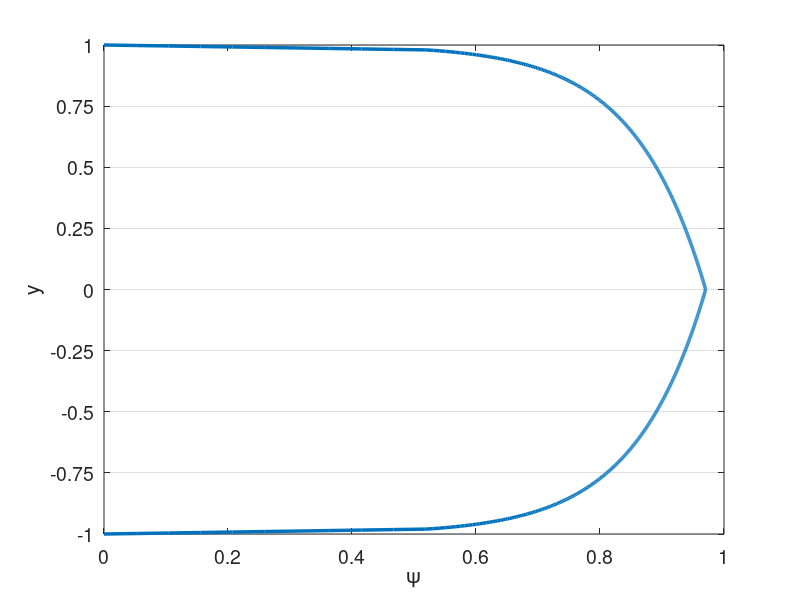

MATLAB code for this plot: (Note: this script raises an error after producing the figure.)
% clc
clear all
close all


set(0,'DefaultAxesFontSize',14)
set(0,'defaultLineLineWidth',2.5)
% set(0,'DefaultFigureWindowStyle','docked')


linestyles = {'k-','b-','r-','g-','c-','m-','k--','b--','r--','g--','c--','m--','k-.','b-.','r-.','g-.','c-.','m-.','k:','b:','r:','g:','c:','m:'};
pointstyles = {'ko','bo','ro','go','co','mo','k^','b^','r^','g^','c^','m^','ks','bs','rs','gs','cs','ms','k*','b*','r*','g*','c*','m*','k+','b+','r+','g+','c+','m+'};
%%

%%%%%%%%%%%%%%%%%%%%%%%%%%%%%%%%%%%%%%%%%%%%%%%%%%%%%%%%%%%%%%%%%%
% Navier-Stokes Solver Demo (2D Channel)
%%%%%%%%%%%%%%%%%%%%%%%%%%%%%%%%%%%%%%%%%%%%%%%%%%%%%%%%%%%%%%%%%%

format compact;
format short; 
mu = 1/100000; %1/395; 1/6874;
rho = 1;
Re = rho/mu; 
dpdx = 1;
k_bc_val = 0;
omg_bc_val = 0;

N=6; % polynomial order  
Ex=1; % Number of elements in x
Ey=8; % Number of elements in y
Tfinal=300; 
CFL=0.01;
en_on = 1;
N_en_y = 1; 
N_over = 8*N;
delay_en = 0;
en_start_time = 100;
head = 'les_';

rans_on = 1;
exp_mesh = 1;

dir_name = [head,'re',num2str(ceil(Re)),'_p',num2str(N),'_e',num2str(Ey)];
soln_dir = dir_name;
plot_soln = 1;
save_soln = 0;
plot_int = 5000;
save_soln_int = 5000;
restart = 0;
rst_step = 300000;

%% Enrichment information
en_mag = 3;
psi = {@(x,y) en_mag*(0.5*(1 - y.^2) + 0.*x), @(x,y) 0.*y + 0.*x};
gpsi = {@(x,y) 0.*y + 0.*x, @(x,y) en_mag*(-1.*y + 0.*x), ...
        @(x,y) 0.*y + 0.*x, @(x,y) 0.*y + 0.*x};
hpsi = {@(x,y) 0.*y + 0.*x, @(x,y) en_mag*(-1 - 0.*y + 0.*x), ...
        @(x,y) 0.*y + 0.*x, @(x,y) 0.*y + 0.*x};
    
% psi = {@(x,y) (0.5*(1 - y.^4) + 0.*x), @(x,y) 0.*y + 0.*x};
% gpsi = {@(x,y) 0.*y + 0.*x, @(x,y) (-2.*y.^3 + 0.*x), ...
%         @(x,y) 0.*y + 0.*x, @(x,y) 0.*y + 0.*x};
% hpsi = {@(x,y) 0.*y + 0.*x, @(x,y) (-6.*y.^2 + 0.*x), ...
%         @(x,y) 0.*y + 0.*x, @(x,y) 0.*y + 0.*x};
%    

    
% Law of the wall
u_tau = sqrt(0.316./(Re.^0.25)/8);
Re_t = u_tau/mu; %Re;
Re_t = 550;
% u_tau = 1;
nu = 1/Re_t;
kap = 0.41;
beta = 5.2;
dypdy = u_tau/nu;
ypb = 11.062299784340414;
yp = @(y) (1-abs(y))*Re_t;
u_tau = u_tau;
lotw = @(yp) ((yp <= ypb).*yp + (yp > ypb).*(1./kap.*log(yp+eps)+beta));
psi = {@(x,y) u_tau*((yp(y) <= ypb).*yp(y) + (yp(y) > ypb).*(1./kap.*log(yp(y)+eps)+beta) + 0.*x), @(x,y) 0.*y + 0.*x};
gpsi = {@(x,y) 0.*y + 0.*x,  @(x,y) -1*sign(y).*u_tau.*(((yp(y) <= ypb).*1 + (yp(y) > ypb).*1./(kap*(yp(y)+eps)))*dypdy + 0.*x),...
        @(x,y) 0.*y + 0.*x, @(x,y) 0.*y + 0.*x};
hpsi = {@(x,y) 0.*y + 0.*x,  @(x,y) u_tau*(((yp(y) <= ypb).*0 + (yp(y) > ypb).*-1./(kap*(yp(y)+eps).^2))*dypdy*dypdy + 0.*x),...
        @(x,y) 0.*y + 0.*x, @(x,y) 0.*y + 0.*x};
    

% 1/7th
% mag = 1;
% yd = @(y) 1-abs(y)+eps;
% psi = {@(x,y) mag*((yd(y)).^(1/7).*(yd(y)>eps*10)+ 0.*x), @(x,y) 0.*y + 0.*x};
% gpsi = {@(x,y) 0.*y + 0.*x,  @(x,y) mag*(-1*sign(y).*1./7.*(yd(y)).^(-6/7).*(yd(y)>eps*10) + 0.*x),...
%         @(x,y) 0.*y + 0.*x, @(x,y) 0.*y + 0.*x};
% hpsi = {@(x,y) 0.*y + 0.*x,  @(x,y) mag*(-6/49*(yd(y)).^(-13/7).*(yd(y)>eps*10) + 0.*x),...
%         @(x,y) 0.*y + 0.*x, @(x,y) 0.*y + 0.*x};

%% Initial Conditions
% Turbulent pipe
u_cfl = 3/2;
pert = 0.0;
u_ic = @(x,y) 3/2*(1-y.^2);
v_ic = @(x,y) 0.0*y;

darcy = 0.316./(Re.^0.25);
u_tau = sqrt(darcy/8);
Yp = @(Y) max((1-abs(Y))*u_tau*Re,1e-3)+eps;
sigma = 0.6;
fact = @(Yp) exp((-(log10(Yp)-1).^2)./(2*sigma.^2));
k_ic = @(x,y) 0.0*x + 4.5*u_tau*u_tau*fact(Yp(y));

eps_s = 3;
omg_ic = @(x,y) 0.0*x + 0.5*Re*u_tau*u_tau*fact(Yp(y));


% Turbulent channel
Re_tau = 550;
u_tau = Re_tau*mu/rho;
Yp = @(Y) max((1-abs(Y))*Re_tau,1e-3)+eps;
C=5.17;
kap=0.41;
riech = @(Yp) mu*Re_tau*(1/kap.*log(1+kap.*Yp)+(C-1./kap.*log(kap)).*(1-exp(-Yp/11)-Yp/11.*exp(-Yp/3)));
u_ic = @(x,y) riech(Yp(y));
v_ic = @(x,y) 0*y;

sigma = 0.6;
fact = @(Yp) exp((-(log10(Yp)-1).^2)./(2*sigma.^2));
k_ic = @(x,y) 0.0*x + 4.5*u_tau*u_tau*fact(Yp(y));

eps_s = 3;
omg_ic = @(x,y) 0.0*x + 0.5*Re*u_tau*u_tau*fact(Yp(y));

    

%% Plot psi
figure(5)
ys_plot = linspace(-1,1,1000);
plot(psi{1}(0,ys_plot),ys_plot)
xlabel('\psi')
ylabel('y')
set(gca, 'YGrid', 'on', 'XGrid', 'off')
yticks(linspace(-1,1,Ey+1));

%% Begin Solve
E=Ex*Ey; % Total number of elements
N1=N+1;
disp("Generating Matrices")
Q=makeq(Ex,Ey,N); % Global continuity
R=maker(Q,Ex,N); % Restriction matrix, applies Dirichlet conditions
[X,Y]=make_geom_channel(Ex,Ey,N);      % Geometry in local form
if exp_mesh
    [X,Y]=make_geom_channel_exp(Ex,Ey,N);      % Geometry in local form
end
en_b_nodes = get_en_bound_nodes(Ex,Ey,N,N_en_y);
dom_vol = (max(max(max(X)))-min(min(min(X))))*(max(max(max(Y)))-min(min(min(Y))));

Ys = zeros(Ey*length(Y(1,:,1)),1);
for i = 1:Ey
    Ys((i-1)*(N+1)+1:(i)*(N+1)) = Y(1,:,(i-1)*Ex+1);
end

psi_p = psi{1}(0,Ys(N_en_y*(N+1)));
dypsi_p1 = gpsi{2}(0,Ys(N_en_y*(N+1)));
dypsi_p2 = gpsi{2}(0,Ys(end-N_en_y*(N+1)));
        
[G,J,ML,RX]=make_coef(X,Y);
[Ah,Bh,Ch,Dh,z,w]=semhat(N);
[Gs, Gs_x, Gs_y] =  face_mats(X,Y,E,N);
Gs_c = R*Q'*apply_en_cont(Gs,en_b_nodes,psi_p);
Gsb = R*Q'*Gs*Q*R';


[n,nb]=size(R); 
nL=N1*N1*E;

Ab=spalloc(nL,nL,nL*N);    %  Generate Abar
for j=1:nL
    x=zeros(nL,1); 
    x(j)=1; 
    Ab(:,j)=abar_c(x,Dh,G,Q);  % assembled Neumann Operator
end
Ab_save = Ab;
A_c=R*Q'*apply_en_cont(Ab,en_b_nodes,psi_p);
S_check=full(Ab);
Ab = Q'*Ab*Q;
A=R*Ab*R'; % Full stiffness matrix
Bb=reshape(ML,nL,1); % Form Mass matrix
Bb=diag(Bb); 
Bb=sparse(Bb); 
Ma=R*Q'*Bb*Q*R'; % Assembling mass matrix  % Full mass matrix
M_c = R*Q'*apply_en_cont(Bb,en_b_nodes,psi_p);


%% Form matrices for rans

[L_x,L_y,J_x,J_y] = dir_jac(E,X,Y);
w2d = w*w';
w1d = reshape(w2d,[N1*N1,1])';
[dphi_dxi, dphi_deta, dphi_dx, dphi_dy, dpdx_dpdx, dpdy_dpdy, dpdx_dpdy, ...
        dpdx_dpdx_flat, dpdy_dpdy_flat, dpdx_dpdy_flat] ...
    = get_phi_grads(N1,Dh,E,J_x,J_y);
dphi_dx_flat = reshape(dphi_dx,N1*N1,N1*N1,E);
dphi_dy_flat = reshape(dphi_dy,N1*N1,N1*N1,E);

w2d_e = zeros(N+1,N+1,E);
for ie = 1:E
    w2d_e(:,:,ie) = w2d*L_x(ie)/2*L_y(ie)/2;
end

A_x = form_Ax(N1,E,w2d,J_x,J,dpdx_dpdx,ones(size(J)));
A_y = form_Ay(N1,E,w2d,J_y,J,dpdy_dpdy,ones(size(J)));
A_xy = form_Axy(N1,E,w2d,J_x,J_y,J,dpdx_dpdy,ones(size(J)));


SS = zeros(N1,N1,E,2,2);
OS = zeros(N1,N1,E,2,2);
dudx = zeros(N1,N1,E);
dudy = zeros(N1,N1,E);
dvdx = zeros(N1,N1,E);
dvdy = zeros(N1,N1,E);
dkdx = zeros(N1,N1,E);
dkdy = zeros(N1,N1,E);
domgdx = zeros(N1,N1,E);
domgdy = zeros(N1,N1,E);

%%
M_check=full(Bb);

Ma_uv_check = zeros(2*nL);
Ma_uv_check(1:nL,1:nL) = M_check;
Ma_uv_check(nL+1:2*nL,nL+1:2*nL) = M_check;
A_uv_check = zeros(2*nL);
A_uv_check(1:nL,1:nL) = S_check;
A_uv_check(nL+1:2*nL,nL+1:2*nL) = S_check;

M_q = full(Ma);
S_q = full(A);


%%
% Assemble overall system matrices
nn = length(Ma); % number of nodes in the domain
Ma_uv = zeros(2*nn);
Ma_uv(1:nn,1:nn) = Ma;
Ma_uv(nn+1:2*nn,nn+1:2*nn) = Ma;
Ma_uv = sparse(Ma_uv);
A_uv = zeros(2*nn);
A_uv(1:nn,1:nn) = A;
A_uv(nn+1:2*nn,nn+1:2*nn) = A;
A_uv = sparse(A_uv);
ML_uv = zeros(2*(N+1),2*(N+1),E);
ML_uv(1:N+1,1:N+1,1:E) = ML;
ML_uv(N+2:2*(N+1),N+2:2*(N+1),1:E) = ML;
G_uv = zeros(2*nn);
G_uv(1:nn,1:nn) = Gsb;
G_uv(nn+1:2*nn,nn+1:2*nn) = Gsb;
G_uv = sparse(G_uv);



%% Assemble enrichment matrices
psi_xy = zeros(N+1,N+1,E);
N1_over = N_over + 1;
[z_over,w_over] = zwgll(N_over);
w2d_over = w_over*w_over';
w1d_over = reshape(w2d_over,[N1_over*N1_over,1])';
[dphi_dxi_over, dphi_deta_over, dphi_dx_over, dphi_dy_over, dpdx_dpdx_over, dpdy_dpdy_over, dpdx_dpdy_over, ...
        dpdx_dpdx_flat_over, dpdy_dpdy_flat_over, dpdx_dpdy_flat_over,phi_2d_flat] ...
    = get_phi_grads2(N1,E,J_x,J_y,N_over);
dphi_dx_flat_over = reshape(dphi_dx_over,N1_over*N1_over,N1*N1,E);
dphi_dy_flat_over = reshape(dphi_dy_over,N1_over*N1_over,N1*N1,E);
if en_on
    [psi_xy,psi_xy_act,gpsi_xy_act,Sp_all,Sp_all_Q,Jac_e_flat,gpsi_e_flat,Mp_uv,Sp_uv,Mp_all_c,Sp_all_c,Mp_full,Sp_full] = ...
        assemble_enrichment(X,Y,Ex,Ey,E,N,N1,nn,nL,J,Q,R,N_en_y,psi,gpsi,hpsi,en_b_nodes,psi_p,N_over);
end

%%

dxmin=pi*(z(N1)-z(N))/(2*Ex); % Get min dx for CFL constraint
dt=CFL*dxmin/u_cfl; 

% dt = 1e-3;
nstep=ceil(Tfinal/dt); 
dt=Tfinal/nstep; 
% Print information
nstep
dt
yp1 = (1+Y(1,2))*Re

disp("Computing inverse")
Ai=pinv(full(Ab)); 

disp("Setting Initial Conditions")
% Initial conditions
for e = 1:E
    for i = 1:N+1
        for j = 1:N+1
%             u(i,j,e) = f_ic(X(i,j,e),Y(i,j,e))+pert*rand()*u_ic;
%             v(i,j,e) = v(i,j,e)+pert*rand()*u_ic;
            u(i,j,e) = u_ic(X(i,j,e),Y(i,j,e));
            v(i,j,e) = v_ic(X(i,j,e),Y(i,j,e));
            k(i,j,e) = k_ic(X(i,j,e),Y(i,j,e));
            omg(i,j,e) = omg_ic(X(i,j,e),Y(i,j,e));
        end
    end
end
if en_on
    [u, v] = project_to_enrich(X,Y,E,Ex,Ey,N,N_en_y,u,v,psi);
end

% u = apply_en_cont_soln(u,en_b_nodes,psi_p);
u1_0=u; u2_0=u; u3_0=u; fx3_0=u; fx2_0=u; fx1_0=u; u_0 = u;
v1_0=v; v2_0=v; v3_0=v; fy3_0=v; fy2_0=v; fy1_0=v; v_0 = v;
u1=u; u2=u; u3=u; fx3=u; fx2=u; fx1=u;
v1=v; v2=v; v3=v; fy3=v; fy2=v; fy1=v;
k1=k; k2=k; k3=k; fk3=k; fk2=k; fk1=k;
omg1=omg; omg2=omg; omg3=omg; fomg3=omg; fomg2=omg; fomg1=omg;

F = dpdx*ones(size(ML));
% Fb=reshape(ML.*F,nL,1); %% Output
% 
% Fb=Bb\(Q'*Fb);  

uv = [u;v];

%%
uv_ic_check = uv;

%% Setup BC if nonzero
% u_bc = ones(size(u)).*((Y==1)+(Y==-1));
% u_bc = reshape(ML.*u_bc,nL,1);
% u_bc = Bb\(Q'*u_bc);

k_bc = k_bc_val.*ones(size(k));
k_bc = reshape(ML.*k_bc,nL,1);
k_bc = (Q'*Bb*Q)\(Q'*k_bc);

omg_bc = omg_bc_val.*ones(size(omg));
omg_bc = reshape(ML.*omg_bc,nL,1);
omg_bc = (Q'*Bb*Q)\(Q'*omg_bc);

%%
disp("Timestepping")
step = 1;
if (restart == 1)
   fname = strcat(soln_dir,"/soln_Re_",num2str(Re),"_P_",num2str(N),"_",num2str(Ex),"x",num2str(Ey),"_step_",num2str(rst_step),".mat");
   load(fname);
   step = rst_step;
end

plot1 = 1;
time = 0;
[plot1,u_mean] = post_channel(N,Ex,Ey,w,X,Y,Ys,en_on,step,time,u,psi_xy,N_en_y,plot1);
if save_soln
    mkdir(soln_dir);
end

%%
while step <= nstep
    time=step*dt;
    
    if (time > en_start_time) && (~en_on) && (delay_en)
        en_on = 1;
        [psi_xy,psi_xy_act,gpsi_xy_act,Sp_all,Sp_all_Q,Jac_e_flat,gpsi_e_flat,Mp_uv,Sp_uv,Mp_all_c,Sp_all_c,Mp_full,Sp_full] = ...
            assemble_enrichment(X,Y,Ex,Ey,E,N,N1,nn,nL,J,Q,R,N_en_y,psi,gpsi,hpsi,en_b_nodes,psi_p,N_over);
        [u, v] = project_to_enrich(X,Y,E,Ex,Ey,N,N_en_y,u,v,psi);
    end
    
    % Form combined u for RANS terms
    u_comb = u;
    if en_on
        u_comb = u+psi_xy_act{1};
    end
    
    %% Form S
    u_flat = reshape(u,N1*N1,E);
    v_flat = reshape(v,N1*N1,E);
    k_flat = reshape(k,N1*N1,E);
    omg_flat = reshape(omg,N1*N1,E);

    
    for ie = 1:E
        dudx(:,:,ie) = reshape(dphi_dx_flat(:,:,ie)*u_flat(:,ie),N1,N1);
        dvdx(:,:,ie) = reshape(dphi_dx_flat(:,:,ie)*v_flat(:,ie),N1,N1);
        dudy(:,:,ie) = reshape(dphi_dy_flat(:,:,ie)*u_flat(:,ie),N1,N1);
        dvdy(:,:,ie) = reshape(dphi_dy_flat(:,:,ie)*v_flat(:,ie),N1,N1);
        dkdx(:,:,ie) = reshape(dphi_dx_flat(:,:,ie)*k_flat(:,ie),N1,N1);
        dkdy(:,:,ie) = reshape(dphi_dy_flat(:,:,ie)*k_flat(:,ie),N1,N1);
        domgdx(:,:,ie) = reshape(dphi_dx_flat(:,:,ie)*omg_flat(:,ie),N1,N1);
        domgdy(:,:,ie) = reshape(dphi_dy_flat(:,:,ie)*omg_flat(:,ie),N1,N1);
    end
    
    if en_on
        dudx = dudx + gpsi_xy_act{1};
        dudy = dudy + gpsi_xy_act{2};
        dvdx = dvdx + gpsi_xy_act{3}; % Doesn't matter given assumptions
        dvdy = dvdy + gpsi_xy_act{4}; % Doesn't matter given assumptions
    end
    
    % Modify enrichment
%     if (mod(step,2000)==0) && (time > 50)
%         u_tau_calc = sqrt(mu*dudy(:,1,1)/rho);
%         u_tau = u_tau_calc(1);
%         psi = {@(x,y) u_tau*((yp(y) <= ypb).*yp(y) + (yp(y) > ypb).*(1./kap.*log(yp(y)+eps)+beta) + 0.*x), @(x,y) 0.*y + 0.*x};
%         gpsi = {@(x,y) 0.*y + 0.*x,  @(x,y) -1*sign(y).*u_tau.*(((yp(y) <= ypb).*1 + (yp(y) > ypb).*1./(kap*(yp(y)+eps)))*dypdy + 0.*x),...
%             @(x,y) 0.*y + 0.*x, @(x,y) 0.*y + 0.*x};
%         hpsi = {@(x,y) 0.*y + 0.*x,  @(x,y) u_tau*(((yp(y) <= ypb).*0 + (yp(y) > ypb).*-1./(kap*(yp(y)+eps).^2))*dypdy*dypdy + 0.*x),...
%             @(x,y) 0.*y + 0.*x, @(x,y) 0.*y + 0.*x};
%         
%         psi_p = psi{1}(0,Ys(N_en_y*(N+1)));
%         dypsi_p1 = gpsi{2}(0,Ys(N_en_y*(N+1)));
%         dypsi_p2 = gpsi{2}(0,Ys(end-N_en_y*(N+1)));
%         
%         A_c=R*Q'*apply_en_cont(Ab_save,en_b_nodes,psi_p);
%         M_c = R*Q'*apply_en_cont(Bb,en_b_nodes,psi_p);
%         
%         [psi_xy,psi_xy_act,gpsi_xy_act,Sp_all,Sp_all_Q,Jac_e_flat,gpsi_e_flat,Mp_uv,Sp_uv,Mp_all_c,Sp_all_c,Mp_full,Sp_full] = ...
%             assemble_enrichment(X,Y,Ex,Ey,E,N,N1,nn,nL,J,Q,R,N_en_y,psi,gpsi,hpsi,en_b_nodes,psi_p,N_over);
%         [u, v] = project_to_enrich(X,Y,E,Ex,Ey,N,N_en_y,u_comb,v,psi);
%         
%         en_on = 2;
%         
%         for ie = 1:E
%             dudx(:,:,ie) = reshape(dphi_dx_flat(:,:,ie)*u_flat(:,ie),N1,N1);
%             dvdx(:,:,ie) = reshape(dphi_dx_flat(:,:,ie)*v_flat(:,ie),N1,N1);
%             dudy(:,:,ie) = reshape(dphi_dy_flat(:,:,ie)*u_flat(:,ie),N1,N1);
%             dvdy(:,:,ie) = reshape(dphi_dy_flat(:,:,ie)*v_flat(:,ie),N1,N1);
%             dkdx(:,:,ie) = reshape(dphi_dx_flat(:,:,ie)*k_flat(:,ie),N1,N1);
%             dkdy(:,:,ie) = reshape(dphi_dy_flat(:,:,ie)*k_flat(:,ie),N1,N1);
%             domgdx(:,:,ie) = reshape(dphi_dx_flat(:,:,ie)*omg_flat(:,ie),N1,N1);
%             domgdy(:,:,ie) = reshape(dphi_dy_flat(:,:,ie)*omg_flat(:,ie),N1,N1);
%         end
%         
%         if en_on
%             dudx = dudx + gpsi_xy_act{1};
%             dudy = dudy + gpsi_xy_act{2};
%             dvdx = dvdx + gpsi_xy_act{3}; % Doesn't matter given assumptions
%             dvdy = dvdy + gpsi_xy_act{4}; % Doesn't matter given assumptions
%         end
%     end
    
    
    SS(:,:,:,1,1) = 1/2*(dudx+dudx);
    SS(:,:,:,1,2) = 1/2*(dudy+dvdx);
    SS(:,:,:,2,1) = 1/2*(dvdx+dudy);
    SS(:,:,:,2,2) = 1/2*(dvdy+dvdy);
    OS(:,:,:,1,1) = 1/2*(dudx-dudx);
    OS(:,:,:,1,2) = 1/2*(dudy-dvdx);
    OS(:,:,:,2,1) = 1/2*(dvdx-dudy);
    OS(:,:,:,2,2) = 1/2*(dvdy-dvdy);
    

    %% Get rans values
    [mu_t,gam_k,gam_omg,G_k,G_omg,Y_k,Y_omg,S_k,S_omg,R1,R2,R3,R4,omg_w] ...
        = get_rans_coeffs(rho,mu,k,omg,SS,OS,dkdx,dkdy,domgdx,domgdy,Y,u_comb,v);
    if ~rans_on
        mu_t = zeros(size(mu_t));
    end
    Re_t = rho./(mu_t+eps);
    Re_comb = rho./(mu*ones(size(mu_t))+mu_t);
    Re_k = rho./gam_k;
    Re_omg = rho./gam_omg;
    %% Timestepping
    
    if step==1; b0=1.0;    b= [ -1 0 0 ]';       a=[ 1  0 0 ]'; end
    if step==2; b0=1.5;    b=([ -4 1 0 ]')./2;   a=[ 2 -1 0 ]'; end
    if step>=3; b0=11./6.; b=([ -18 9 -2 ]')./6; a=[ 3 -3 1 ]'; end

    if ~rans_on
        % Compute A
        [A_x_full,A_y_full,A_xy_full] = form_Ax_Ay_Axy(N1,E,w1d,J,dpdx_dpdx_flat,dpdy_dpdy_flat,dpdx_dpdy_flat,Re_comb);
        A_x = R*Q'*A_x_full*Q*R';
        A_y = R*Q'*A_y_full*Q*R';
        A_xy = R*Q'*A_xy_full*Q*R';
        A_uv = zeros(2*nn);
        A_uv(1:nn,1:nn) = 2*A_x+A_y+A_xy;
        A_uv(nn+1:2*nn,nn+1:2*nn) = A_x+2*A_y+A_xy';
        A_uv = sparse(A_uv);
        
        T1_rhs = 0;
        
        if en_on
            A_full = 2*A_x_full+A_y_full+A_xy_full;
            A_c=R*Q'*apply_en_cont(A_full,en_b_nodes,psi_p);
            [T1_new] = form_T1_psi(E,N,w1d_over,Jac_e_flat,dphi_dy_flat_over,gpsi_e_flat,Re_comb,N_en_y,phi_2d_flat);
            T1_rhs = (dt/b0)*R*Q'*reshape(T1_new,nL,1);
            
            H_uv = (Ma_uv + (A_uv)*dt/(b0) + dt/b0*(Mp_uv + Sp_uv));
            H_c = (M_c + (A_c)*dt/(b0) + dt/b0*(Mp_all_c{1}+Sp_all_c{1}));
            if en_on == 2
                H_uv = (Ma_uv + (A_uv)*dt/(b0)); % + dt/b0*(Mp_uv + Sp_uv));
                H_c = (M_c + (A_c)*dt/(b0)); % + dt/b0*(Mp_all_c{1}+Sp_all_c{1}));
            end
            %             H_q = full(H_uv);
            rhs_c = (H_c);
            [LH_uv,UH_uv]=lu(H_uv);
        end
    end
    
%     if step>=3
        if en_on          
            if rans_on
                [A_x_k,A_y_k] = form_Ax_Ay(N1,E,w1d,J,dpdx_dpdx_flat,dpdy_dpdy_flat,Re_k);
                A_k = R*Q'*(A_x_k + A_y_k)*Q*R';
                Ab_k = Q'*(A_x_k + A_y_k)*Q;
                H_k=(Ma+A_k*dt/(b0)+dt/b0*Sp_all{1});
                H_k_bar = (Q'*Bb*Q+ Ab_k*dt/(b0)+dt/b0*Sp_all_Q{1});
                if en_on == 2
                    H_k=(Ma+A_k*dt/(b0));
                    H_k_bar = (Q'*Bb*Q+ Ab_k*dt/(b0));
                end
        
                [LH_k,UH_k]=lu(H_k);
        
                % Assuming Re_omg=Re_k
                H_omg = H_k;
                H_omg_bar = H_k_bar;
                LH_omg = LH_k;
                UH_omg = UH_k;
            end
        else
            terms_x = zeros(N+1,N+1,E);
            terms_y = zeros(N+1,N+1,E);
            T1_rhs = 0;
            
            H_uv = (Ma_uv + (A_uv)*dt/(b0));
            rhs_c = zeros(size(Ma(:,1)));
            [LH_uv,UH_uv]=lu(H_uv);
            
            if rans_on
                [A_x_k,A_y_k] = form_Ax_Ay(N1,E,w1d,J,dpdx_dpdx_flat,dpdy_dpdy_flat,Re_k);
                A_k = R*Q'*(A_x_k + A_y_k)*Q*R';
                Ab_k = Q'*(A_x_k + A_y_k)*Q;
                H_k=(Ma+A_k*dt/(b0));
                H_k_bar = (Q'*Bb*Q+ Ab_k*dt/(b0));
        
                [LH_k,UH_k]=lu(H_k);
        
                % Assuming Re_omg=Re_k
                H_omg = H_k;
                H_omg_bar = H_k_bar;
                LH_omg = LH_k;
                UH_omg = UH_k;
            end
        end
        
        b0i=1./b0;
%     end % Viscous op

    
%   Nonlinear step - unassembled, not multiplied by mass matrix   
    %% Setup Convection terms and forcing terms
    fx1 = -convl(u,RX,Dh,u,v); % + F; % du = Cu  
    fy1 = -convl(v,RX,Dh,u,v); % dv = Cv
    fk1 = -convl(k,RX,Dh,u,v) + G_k - Y_k + S_k; % dk = Ck
    fomg1 = -convl(omg,RX,Dh,u,v) + G_omg - Y_omg + S_omg + R1 + R2 + R3 + R4; % domg = Comg
    fx1_0 = F;
    fy1_0 = zeros(size(F));
    
    if en_on == 2
        en_u = dt/b0*((Sp_full{1}+Mp_full{1})*reshape(u,nL,1)+Mp_full{2}*reshape(v,nL,1));
        en_u = reshape(en_u,N1,N1,E);
        en_u_0 = dt/b0*((Sp_full{1}+Mp_full{1})*reshape(u_0,nL,1)+Mp_full{2}*reshape(v_0,nL,1));
        en_u_0 = reshape(en_u_0,N1,N1,E);
        en_v = dt/b0*Mp_full{2}*reshape(v,nL,1);
        en_v = reshape(en_v,N1,N1,E);
        
        en_k = dt/b0*Sp_full{1}*reshape(k,nL,1);
        en_k = reshape(en_k,N1,N1,E); 
        en_omg = dt/b0*Sp_full{1}*reshape(omg,nL,1);
        en_omg = reshape(en_omg,N1,N1,E); 
        
        
        % SRB
        fx1 = fx1 - en_u;
        fx1_0 = fx1_0;% - en_u_0; 
        fy1 = fy1 - en_v;
        fk1 = fk1 - en_k;
        fomg1 = fomg1 - en_omg;
    end
    
    %% Setup residual terms in bdf

    rx   = a(1)*fx1   + a(2)*fx2   + a(3)*fx3; % kth-order extrapolation
    ry   = a(1)*fy1   + a(2)*fy2   + a(3)*fy3;
    rk   = a(1)*fk1   + a(2)*fk2   + a(3)*fk3;
    romg = a(1)*fomg1 + a(2)*fomg2 + a(3)*fomg3;
    rx_0 = a(1)*fx1_0   + a(2)*fx2_0   + a(3)*fx3_0;
    ry_0 = a(1)*fy1_0   + a(2)*fy2_0   + a(3)*fy3_0;

    fx3=fx2; fx2=fx1; 
    fy3=fy2; fy2=fy1; 
    fk3=fk2; fk2=fk1;
    fomg3=fomg2; fomg2=fomg1;
    fx3_0=fx2_0; fx2_0=fx1_0; 
    fy3_0=fy2_0; fy2_0=fy1_0; 

    %% Add residual terms to bdf
    rx  = dt*rx - (b(1)*u+b(2)*u2+b(3)*u3); u3=u2; u2=u; % Add BDF terms
    ry  = dt*ry - (b(1)*v+b(2)*v2+b(3)*v3); v3=v2; v2=v; %     and
    rk  = dt*rk - (b(1)*k+b(2)*k2+b(3)*k3); k3=k2; k2=k;
    romg = dt*romg - (b(1)*omg+b(2)*omg2+b(3)*omg3); omg3=omg2; omg2=omg;
    rx_0  = dt*rx_0 - (b(1)*u_0+b(2)*u2_0+b(3)*u3_0); u3_0=u2_0; u2_0=u_0; % Add BDF terms
    ry_0  = dt*ry_0 - (b(1)*v_0+b(2)*v2_0+b(3)*v3_0); v3_0=v2_0; v2_0=v_0; % Add BDF terms
    
    ut  = b0i*rx; 
    vt  = b0i*ry; 
    k   = b0i*rk;
    omg = b0i*romg;
    ut_0  = b0i*rx_0; 
    vt_0  = b0i*ry_0; 
 
    [uL,vL,pr]=pressure_project(ut,vt,Ai,Q,ML,RX,Dh); % Div-free velocity
    [uL_0,vL_0,pr_0]=pressure_project(ut_0,vt_0,Ai,Q,ML,RX,Dh); % Div-free velocity
    pr = (b0/dt)*pr;
    pr_0 = (b0/dt)*pr_0;
    

    %%

    %   Set RHS.                 %Viscous update. %  Convert to local form.
%     u=R*(Q'*reshape(ML.*uL,nL,1)-Hbar*u_bc);
    u_rhs=R*(Q'*reshape(ML.*uL,nL,1));
    v_rhs=R*(Q'*reshape(ML.*vL,nL,1));
    u_rhs_0=R*(Q'*reshape(ML.*uL_0,nL,1));
    v_rhs_0=R*(Q'*reshape(ML.*vL_0,nL,1));
    
    if rans_on
        k_rhs=R*(Q'*reshape(ML.*k,nL,1));%-H_k_bar*k_bc);
        omg_rhs=R*(Q'*reshape(ML.*omg,nL,1));%-H_omg_bar*omg_bc);
    end
    
    %%
    
    % Solve k and omg first
    if rans_on
        k = UH_k\(LH_k\k_rhs);
        omg = UH_omg\(LH_omg\omg_rhs);
        k=Q*(R'*k);%+k_bc);
        omg=Q*(R'*omg);%+omg_bc);
        k=reshape(k,N1,N1,E);
        omg=reshape(omg,N1,N1,E);
        mu_t = rho.*k./(omg_w+omg);
        
        % recompute matrices for uv 
        Re_t = rho./(mu_t+eps);
        Re_comb = rho./(mu*ones(size(mu_t))+mu_t*rans_on);
        
        [A_x_full,A_y_full,A_xy_full] = form_Ax_Ay_Axy(N1,E,w1d,J,dpdx_dpdx_flat,dpdy_dpdy_flat,dpdx_dpdy_flat,Re_comb);
        A_x = R*Q'*A_x_full*Q*R';
        A_y = R*Q'*A_y_full*Q*R';
        A_xy = R*Q'*A_xy_full*Q*R';
        A_uv = zeros(2*nn);
        A_uv(1:nn,1:nn) = 2*A_x+A_y+A_xy;
        A_uv(nn+1:2*nn,nn+1:2*nn) = A_x+2*A_y+A_xy';
        A_uv = sparse(A_uv);
                
        if ~en_on
            H_uv = (Ma_uv + (A_uv)*dt/(b0));
            rhs_c = zeros(size(Ma(:,1)));
            [LH_uv,UH_uv]=lu(H_uv);
        end
        
        if en_on           
            A_full = 2*A_x_full+A_y_full+A_xy_full;
            A_c=R*Q'*apply_en_cont(A_full,en_b_nodes,psi_p);
            [T1_new] = form_T1_psi(E,N,w1d_over,Jac_e_flat,dphi_dy_flat_over,gpsi_e_flat,Re_comb,N_en_y,phi_2d_flat);
            T1_rhs = (dt/b0)*R*Q'*reshape(T1_new,nL,1);
            
            if en_on == 1
                H_uv = (Ma_uv + (A_uv)*dt/(b0) + dt/b0*(Mp_uv + Sp_uv));
                H_c = (M_c + (A_c)*dt/(b0) + dt/b0*(Mp_all_c{1}+Sp_all_c{1}));
            end
            if en_on == 2
                H_uv = (Ma_uv + (A_uv)*dt/(b0));
                H_c = (M_c + (A_c)*dt/(b0)); 
            end
            rhs_c = (H_c);
            [LH_uv,UH_uv]=lu(H_uv);
        end
    end
    
    % SRB
    u_rhs = u_rhs + T1_rhs;
    u_rhs_0 = u_rhs_0;% + T1_rhs;
    
    %% Solve for u_0, v_0, p_0
    % SRB
    uv_0 = [u_rhs_0;v_rhs_0];
    uv_0=UH_uv\(LH_uv\uv_0);
    
    u_0 = uv_0(1:nn);
    v_0 = uv_0(nn+1:2*nn);
    u_0=Q*(R'*u_0);
    %SRB
%     if en_on
%         u_0 = apply_en_cont_soln(Ey,N_en_y,en_b_nodes,u_0,psi_p);
%     end
    u_0=reshape(u_0,N1,N1,E);
    v_0=Q*(R'*v_0);
    v_0=reshape(v_0,N1,N1,E);
    
    
    %% Solve for u', v', p'
    %SRB
    uv = [u_rhs+rhs_c;v_rhs];
    uv=UH_uv\(LH_uv\uv); 
   
    u = uv(1:nn);
    v = uv(nn+1:2*nn);
    u=Q*(R'*u);
    %SRB
    if en_on
        u = apply_en_cont_soln(Ey,N_en_y,en_b_nodes,u,psi_p);
    end
    u=reshape(u,N1,N1,E);
    v=Q*(R'*v);
    v=reshape(v,N1,N1,E);
    
    %% Add in forcing term
    u_comb = u;
    u_0_comb = u_0;
    if en_on
        u_comb = u+psi_xy_act{1};
%         u_0_comb = u_0+psi_xy_act{1};
    end
    % Integrate domain
    avg_u = sum(u_comb.*w2d_e,'All')/dom_vol;
    avg_u_0 = sum(u_0_comb.*w2d_e,'All')/dom_vol;
    alpha_0 = (1-avg_u)/avg_u_0;
    
    % SRB 
    u = u + alpha_0*u_0;
%     u_comb = u_comb + alpha_0*u_comb;
%     u =  u_comb;
%     if en_on
%         u = u_comb - psi_xy_act{1};
%     end
    v = v + alpha_0*v_0;
    pr = pr + alpha_0*pr_0;
    
    
%% Output
    if mod(step,plot_int)==0 && plot_soln
        [plot1,u_mean] = post_channel(N,Ex,Ey,w,X,Y,Ys,en_on,step,time,u,psi_xy,N_en_y,plot1);
    end
    if mod(step,save_soln_int)==0 && save_soln
        disp(step)
        fname = strcat(soln_dir,"/soln_Re_",num2str(Re),"_P_",num2str(N),"_",num2str(Ex),"x",num2str(Ey),"_step_",num2str(step),".mat");
        save(fname); 
    end
    if isnan(u(1,2))
        step
        time
        return
    end
    
    step = step + 1;
end
if  plot_soln
    [plot1,u_mean] = post_channel(N,Ex,Ey,w,X,Y,Ys,en_on,step,time,u,psi_xy,N_en_y,plot1);
    get_Up(Ys,u_mean,u_tau,mu,lotw,Ey,N,psi,en_on);
end
if  save_soln
    fname = strcat(soln_dir,"/soln_Re_",num2str(Re),"_P_",num2str(N),"_",num2str(Ex),"x",num2str(Ey),"_step_",num2str(step),".mat");
    save(fname);
end
